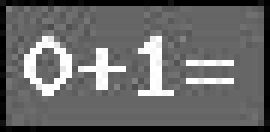
#> input picture raw_img/0.png, 45 x 22 px, found by its file name (shown 6 times larger)
$ python img_format.py
#> lines starting #> are read from the running program, lines starting #| are printed output that depends on the picture; after the words box and inside, x2 and y2 are one past the last pixel; in counts of white or black regions, pixels touching at a corner belong together
### conf.py
def get_size(box):
    return abs(box[2] - box[0]) , abs(box[3] - box[1])


YUNDA_THRES = 200
BOX_1 = (0, 0, 13, 22)
BOX_2 = (21, 0, 31, 22)
BOX_OP = (13, 0, 21, 22)

SIZE_1 = get_size(BOX_1)
SIZE_2 = get_size(BOX_2)
SIZE_OP = get_size(BOX_OP)
#> further down, img1 is the input picture: PIL image 45x22 RGB; min 0, max 255, mean 103.8

### img_format.py
from PIL import Image, ImageDraw
from conf import YUNDA_THRES


class ImgHandler:
    @staticmethod
    def two_value(img, t):
        """
            原理设定一个阈值t,当图片转为灰度图后,如果该点的灰度值小于阈值则为白色,大于阈值则为黑色
        """
#> called with t = 200
        # 二值数组
        t2val = {}
        img = img.convert('L')
        for y in range(0, img.size[1]):
            for x in range(0, img.size[0]):
                g = img.getpixel((x, y))
                if g > t:
                    t2val[(x, y)] = 1
                else:
                    t2val[(x, y)] = 0
#> after the loop, t2val = 990 items

        img2 = Image.new("1", img.size)
#> img2: PIL image 45x22 1; every value is 0
        draw = ImageDraw.Draw(img2)
        for x in range(0, img2.size[0]):
            for y in range(0, img2.size[1]):
                draw.point((x, y), t2val[(x, y)])

        return img2

    @staticmethod
    def crop(img, box):
        """box : left,upper,right,lower"""
        return img.crop(box)


if __name__ == '__main__':
    i1 = ImgHandler()
    img1 = Image.open('0.png')
    img1 = i1.two_value(img1, YUNDA_THRES)
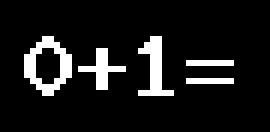
#> img1: PIL image 45x22 1 (shown 6 times larger); 10% white in thin lines or dots, all inside (x1, y1, x2, y2) = (4, 6, 39, 16)
